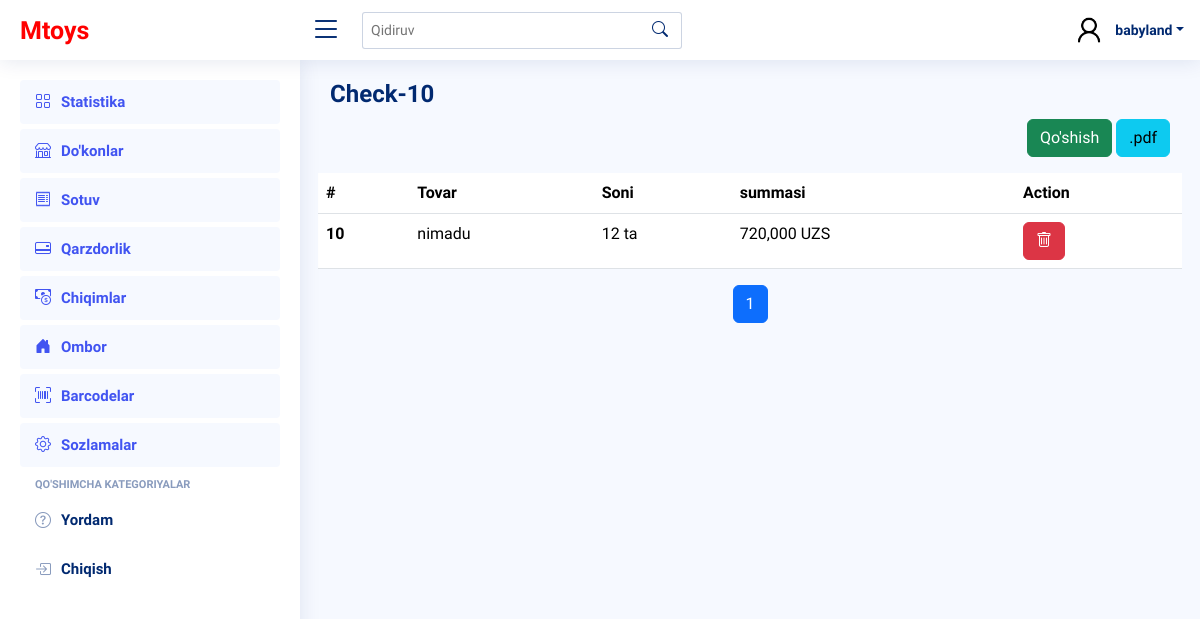
Before: /sale/10/ (signed in) with the older database file.
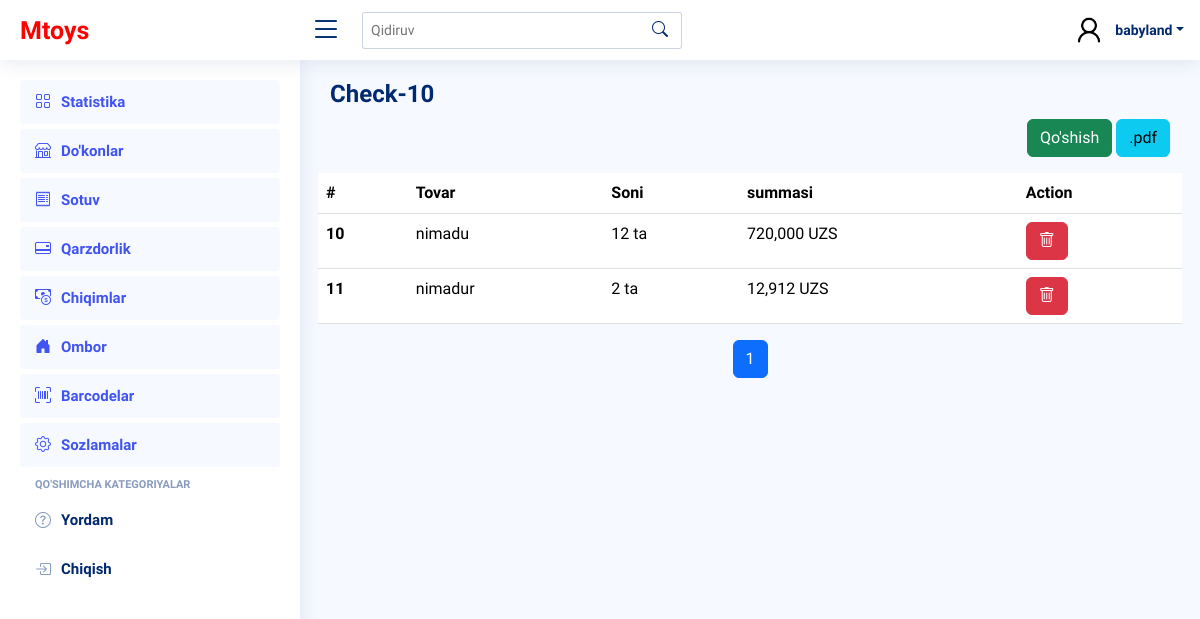
After: the same page with the newer database file.
### main_app/models.py (models this page shows, shortened)
class SaleItems(models.Model):
    quantity = models.PositiveIntegerField(default=0)
    product = models.ForeignKey(Product, on_delete=models.CASCADE, related_name="sales")
    sale = models.ForeignKey(Sale, on_delete=models.CASCADE, related_name="items")
    def get_amount(self):
        overall =  self.product.sale_price * self.quantity
        if overall > 0:
            return overall
        else:
            return 0

class Product(models.Model):
    name = models.CharField(max_length=250)
    base_price = models.PositiveIntegerField(default=0)
    sale_price = models.PositiveIntegerField(default=0)
    amount = models.PositiveIntegerField(default=0)
    qr_code_id = models.CharField(max_length=250)

### main_app/views.py (the view, shortened to what this page needs)
# urls.py: path("sale/<int:pk>/", SaleDetailView.as_view(), name="sale_detail"),
@method_decorator(login_required, name='dispatch')
class SaleDetailView(DetailView):
    template_name = "sale/sale_detail.html"
    model = Sale
    context_object_name = 'sale'
    paginate_by = 20
    def get_context_data(self, **kwargs):
        context = super().get_context_data(**kwargs)
        sale_items = SaleItems.objects.filter(sale=self.object)
        paginator_sale_items = Paginator(sale_items, self.paginate_by)
        page_number_sale_items = self.request.GET.get('page_sale_items')
        page_obj_sale_items = paginator_sale_items.get_page(page_number_sale_items)
        context["page_obj_sale_items"] = page_obj_sale_items
        return context

### templates/sale/sale_detail.html (shortened to what this page needs)
{% extends 'wrapper.html' %}
{% load humanize %}
{% block content %}
<div class="pagetitle">
    <h1>Check-{{ sale.id }}</h1>
</div>
  <div class="d-flex justify-content-between align-items-center">
    <div>
      <form method="POST">
        <button type="button" class="btn btn-success" id="startScanButton" >Qo'shish</button>
        <button type="submit" class="btn btn-info" name="pdf">.pdf</button>
      </form>
    </div>
  </div>
    <div class="row mt-3" style="overflow-x: auto;">
      {% if page_obj_sale_items %}
            <table class="table" >
              <thead>
                <tr>
                  <th scope="col">#</th>
                  <th scope="col">Tovar</th>
                  <th scope="col">Soni</th>
                  <th scope="col">summasi</th>
                  <th scope="col">Action</th>
                </tr>
              </thead>
              <tbody>
                {% for i in page_obj_sale_items %}
                <tr>
                    <th scope="row">{{ i.id }}</th>
                    <td>{{ i.product.name }} {{ i.shop.last_name }}</td>
                    <td>{{ i.quantity|intcomma }} ta</td>
                    <td>{{ i.get_amount|intcomma }} UZS</td>
                    <td>
                      <form method="POST" class="d-flex justify-content-start align-items-center gap-3">
                        <button type="button" class="btn btn-danger" data-id="{{ i.id }}" data-bs-toggle="modal"  data-bs-target="#DeleteModal"><i class="bi bi-trash"></i></button>
                      </form>
                    </td>
                </tr>
                {% endfor %}
              </tbody>
            </table>
      {% else %}
            <div style="color: gray;font-size:20px;text-align:center">
              Bu checkga hali mahsulot qo'shilmagan!!!
            </div>
      {% endif %}
            <nav aria-label="Page navigation">
                <ul class="pagination justify-content-center">
                  {% for num in page_obj_sale_items.paginator.page_range %}
                    {% if page_obj_sale_items.number == num %}
                      <li class="page-item active"><a class="page-link" href="?page_sale_items={{ num }}">{{ num }}</a></li>
                    {% else %}
                      <li class="page-item"><a class="page-link" href="?page_sale_items={{ num }}">{{ num }}</a></li>
                    {% endif %}
                  {% endfor %}
                </ul>
            </nav>
    </div>
{% endblock content %}

Changed rows visible on the page:
added SaleItems: id "11", product.name "nimadur", quantity "2", get_amount "12,912"
